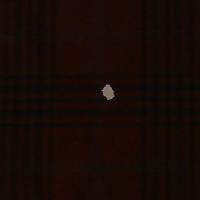
#> input picture anomali_image.png, 200 x 200 px
$ python test2.py
#> lines starting #> are read from the running program, lines starting #| are printed output that depends on the picture; after the words box and inside, x2 and y2 are one past the last pixel; in counts of white or black regions, pixels touching at a corner belong together
#> the answer given: anomali_image.png
#> the answer given: captured_image.png
#> the answer given: 3
import numpy as np
import cv2
from sklearn.cluster import KMeans
import matplotlib.pyplot as plt
from matplotlib.widgets import Button
import os

# Variables globales pour stocker les états entre les fonctions
img1 = None
img2 = None
dominant_colors = None
result_img = None
threshold = 100  # Seuil de tolérance pour la correspondance des couleurs (0-255)

def load_images(img1_path, img2_path):
    """Charge les deux images depuis les chemins spécifiés."""
#> called with img1_path = 'anomali_image.png', img2_path = 'captured_image.png'
    global img1, img2

    # Vérifier que les fichiers existent
    if not os.path.exists(img1_path):
        print(f"Erreur: L'image source {img1_path} n'existe pas.")
        return False

    if not os.path.exists(img2_path):
        print(f"Erreur: L'image cible {img2_path} n'existe pas.")
        return False

    # Charger les images
    img1 = cv2.imread(img1_path)
#> img1 is the input picture: shape (200, 200, 3); mean B, G, R 5.2, 10.1, 22.2
    img2 = cv2.imread(img2_path)
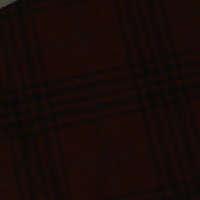
#> input picture captured_image.png, 200 x 200 px
#> img2 is the input picture: shape (200, 200, 3); mean B, G, R 7.1, 10.2, 22

    if img1 is None or img2 is None:
        print("Erreur lors du chargement des images.")
        return False

    # Convertir de BGR à RGB pour l'affichage avec matplotlib
    img1 = cv2.cvtColor(img1, cv2.COLOR_BGR2RGB)
    img2 = cv2.cvtColor(img2, cv2.COLOR_BGR2RGB)

    print(f"Images chargées avec succès:")
    print(f"Image source: {img1_path} - Dimensions: {img1.shape}")
#| Image source: anomali_image.png - Dimensions: (200, 200, 3)
    print(f"Image cible: {img2_path} - Dimensions: {img2.shape}")
#| Image cible: captured_image.png - Dimensions: (200, 200, 3)

    return True

def extract_dominant_colors(n_colors=5):
    """Extrait les couleurs dominantes de la première image."""
#> called with n_colors = 3
    global dominant_colors, img1

    # Redimensionner l'image pour accélérer le traitement
    resized_img = cv2.resize(img1, (100, 100))

    # Reformater l'image pour KMeans
    pixels = resized_img.reshape(-1, 3)

    # Appliquer KMeans pour trouver les couleurs dominantes
    kmeans = KMeans(n_clusters=n_colors, random_state=42)
    kmeans.fit(pixels)

    # Récupérer les centres (= couleurs dominantes)
    dominant_colors = kmeans.cluster_centers_.astype(int)

    print(f"Couleurs dominantes extraites: {dominant_colors}")
    return dominant_colors

def highlight_colors(brightness_factor=1.5, saturation_factor=1.2):
    """Met en surbrillance les pixels de la deuxième image qui correspondent aux couleurs dominantes."""
#> called with brightness_factor = 1.5, saturation_factor = 1.2
    global img2, dominant_colors, result_img, threshold

    if img2 is None or dominant_colors is None:
        print("Erreur: Images ou couleurs non chargées.")
        return None

    # Créer une copie de l'image cible
    result_img = img2.copy()

    # Convertir l'image en HSV pour manipuler la luminosité et la saturation
    img_hsv = cv2.cvtColor(result_img, cv2.COLOR_RGB2HSV).astype(np.float32)
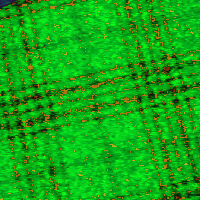
#> img_hsv: shape (200, 200, 3) float32; mean R, G, B 16.6, 167.9, 22

    # Créer un masque pour les pixels à mettre en surbrillance
    mask = np.zeros(img2.shape[:2], dtype=bool)

    # Pour chaque couleur dominante
    for color in dominant_colors:
        # Créer un masque pour les pixels proches de cette couleur
        color_mask = np.all(np.abs(img2 - color) < threshold, axis=2)
        mask = mask | color_mask
#> this loop made 3 passes
#> pass 2, in highlight_colors, `color_mask = np.all(np.abs(img2 - color) < threshold, axis=2)`:
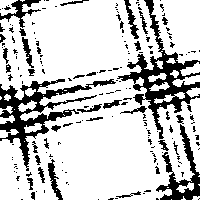
#> color_mask: shape (200, 200) bool; 78.4% white; 182 black regions (143 under 20 px), largest, box (x1, y1, x2, y2) and area: (117, 0, 200, 139) 2445, (0, 79, 116, 171) 2360, (156, 124, 200, 200) 993

    # Augmenter la luminosité et la saturation des pixels correspondants
    img_hsv[mask, 1] = np.clip(img_hsv[mask, 1] * saturation_factor, 0, 255)  # Saturation
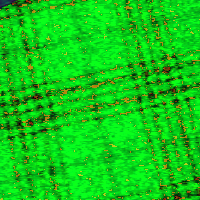
#> img_hsv: shape (200, 200, 3) float32; mean R, G, B 16.6, 199.7, 22
    img_hsv[mask, 2] = np.clip(img_hsv[mask, 2] * brightness_factor, 0, 255)  # Luminosité

    # Reconvertir en RGB
    result_img = cv2.cvtColor(img_hsv.astype(np.uint8), cv2.COLOR_HSV2RGB)

    print(f"Mise en surbrillance effectuée avec un seuil de {threshold}")
    return result_img

def adjust_threshold(new_threshold):
    """Ajuste le seuil de tolérance pour la correspondance des couleurs."""
    global threshold
    threshold = new_threshold
    highlight_colors()
    show_results()

def save_result(output_path):
    """Sauvegarde l'image résultante."""
    global result_img

    if result_img is None:
        print("Erreur: Aucune image résultante à sauvegarder.")
        return False

    # Convertir en BGR pour OpenCV
    save_img = cv2.cvtColor(result_img, cv2.COLOR_RGB2BGR)
    cv2.imwrite(output_path, save_img)
    print(f"Image sauvegardée: {output_path}")
    return True

def show_results():
    """Affiche les résultats: image source, couleurs extraites, image cible, résultat."""
    global img1, img2, dominant_colors, result_img, threshold

    plt.figure(figsize=(15, 10))

    # Image source
    plt.subplot(2, 2, 1)
    plt.imshow(img1)
    plt.title('Image source')
    plt.axis('off')

    # Palettes de couleurs extraites
    plt.subplot(2, 2, 2)
    color_display = np.ones((100, 500, 3), dtype=np.uint8) * 255

    n_colors = len(dominant_colors)
    width = 500 // n_colors

    for i, color in enumerate(dominant_colors):
        start_x = i * width
        end_x = (i + 1) * width
        color_display[:, start_x:end_x] = color

        # Ajouter le code RGB
        rgb_text = f"RGB: {color[0]},{color[1]},{color[2]}"
        plt.text(start_x + width//2, 80, rgb_text,
                 ha='center', va='center',
                 color='black' if np.mean(color) > 128 else 'white')

    plt.imshow(color_display)
    plt.title('Couleurs dominantes extraites')
    plt.axis('off')

    # Image cible
    plt.subplot(2, 2, 3)
    plt.imshow(img2)
    plt.title('Image cible')
    plt.axis('off')

    # Résultat
    plt.subplot(2, 2, 4)
    plt.imshow(result_img)
    plt.title('Résultat avec surbrillance')
    plt.axis('off')

    # Ajouter des boutons pour ajuster le seuil
    plt.subplots_adjust(bottom=0.2)

    ax_decrease = plt.axes([0.3, 0.05, 0.15, 0.075])
    ax_increase = plt.axes([0.55, 0.05, 0.15, 0.075])

    btn_decrease = Button(ax_decrease, f'-10 (Seuil: {threshold})')
    btn_increase = Button(ax_increase, f'+10 (Seuil: {threshold})')

    def decrease_threshold(event):
        new_threshold = max(5, threshold - 10)
        print(f"Diminution du seuil: {threshold} -> {new_threshold}")
        adjust_threshold(new_threshold)
        plt.close()

    def increase_threshold(event):
        new_threshold = min(255, threshold + 10)
        print(f"Augmentation du seuil: {threshold} -> {new_threshold}")
        adjust_threshold(new_threshold)
        plt.close()

    btn_decrease.on_clicked(decrease_threshold)
    btn_increase.on_clicked(increase_threshold)

    # Ajouter un bouton pour sauvegarder
    ax_save = plt.axes([0.7, 0.05, 0.15, 0.075])
    btn_save = Button(ax_save, 'Sauvegarder')

    def save_image(event):
        output_path = input("Entrez le chemin pour sauvegarder l'image (ex: resultat.png): ")
        save_result(output_path)

    btn_save.on_clicked(save_image)

    plt.tight_layout()
    plt.show()
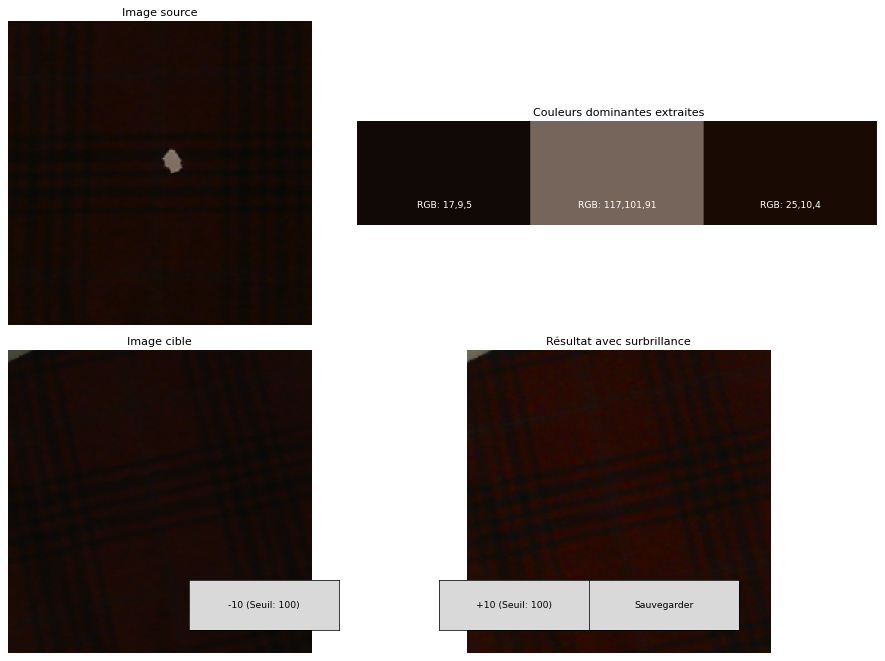
#> figure drawn by matplotlib, 4 panels

def run(img1_path, img2_path, n_colors=5):
    """Exécute le programme complet."""
    if not load_images(img1_path, img2_path):
        return

    extract_dominant_colors(n_colors)
    highlight_colors()
    show_results()

# Programme principal
if __name__ == "__main__":
    print("Programme de mise en surbrillance des couleurs")
    print("=============================================")

    # Demander les chemins des images directement
    img1_path = input("Chemin de l'image source (pour extraire les couleurs): ")
    img2_path = input("Chemin de l'image cible (pour mettre en surbrillance): ")

    # Demander le nombre de couleurs à extraire
    try:
        n_colors = int(input("Nombre de couleurs dominantes à extraire (par défaut: 5): ") or "5")
    except ValueError:
        print("Valeur invalide, utilisation de la valeur par défaut (5)")
        n_colors = 5

    run(img1_path, img2_path, n_colors)
